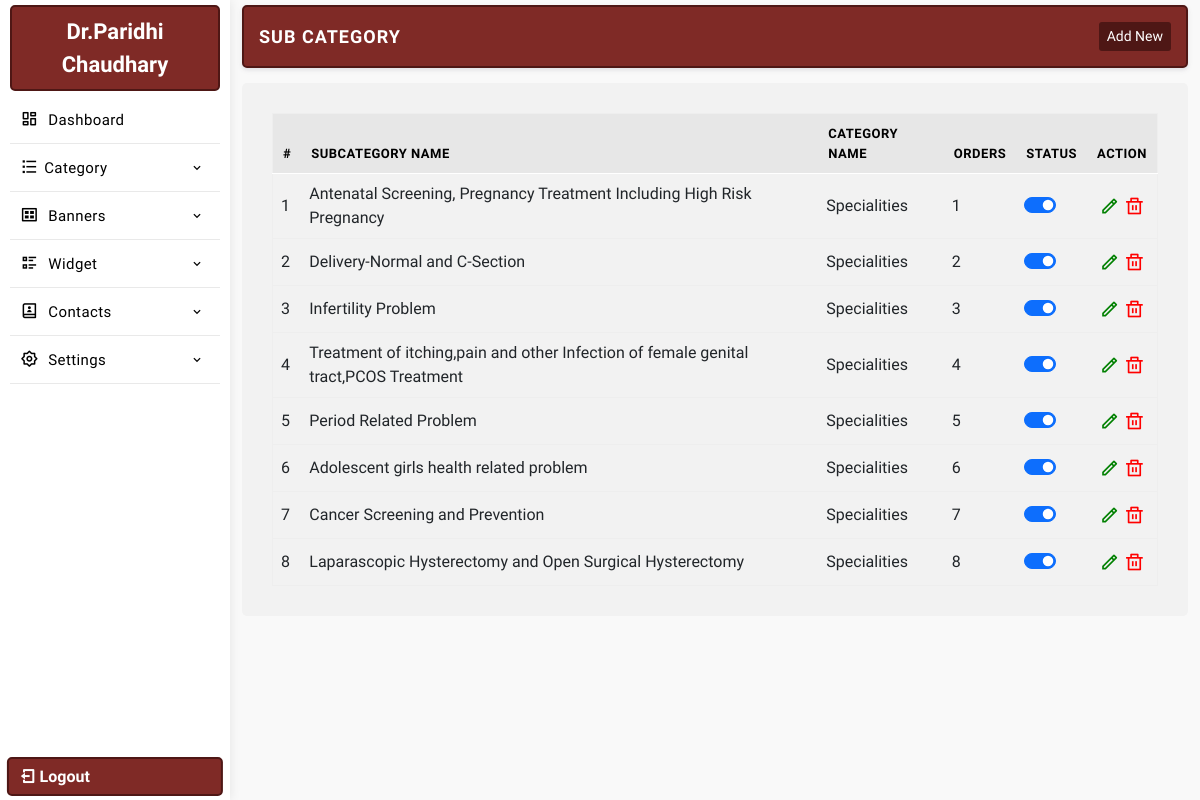
The page /manager/sub-category.php (signed in) on the database its author committed.
### tables this page shows
CREATE TABLE `settings` (
  `id` int(11) NOT NULL,
  `web_name` varchar(255) DEFAULT NULL,
  `email_id` varchar(255) DEFAULT NULL,
  `alternate_email_id` varchar(255) DEFAULT NULL,
  `contact_no` varchar(255) DEFAULT NULL,
  `alternate_no` varchar(255) DEFAULT NULL,
  `whatsapp_no` varchar(255) DEFAULT NULL,
  `reception_time` varchar(255) DEFAULT NULL,
  `address` text DEFAULT NULL,
  `youtubelink` varchar(255) DEFAULT NULL,
  `map_iframe` longtext DEFAULT NULL,
  `facebook` varchar(255) DEFAULT NULL,
  `youtube` varchar(255) DEFAULT NULL,
  `instagram` varchar(255) DEFAULT NULL,
  `twitter` varchar(255) DEFAULT NULL,
  `linkedin` varchar(255) DEFAULT NULL,
  `logo` varchar(255) DEFAULT NULL,
  `meta_title` varchar(255) DEFAULT NULL,
  `meta_keywords` varchar(255) DEFAULT NULL,
  `meta_desc` text DEFAULT NULL,
  `smart_classroom_desc` text DEFAULT NULL,
  `smart_classroom_text` varchar(255) DEFAULT NULL,
  `brochure_file` varchar(500) DEFAULT NULL,
  `footerdesc` text DEFAULT NULL,
  `googletag` text DEFAULT NULL,
  `headercenterline` varchar(255) DEFAULT NULL,
  `no_of_experience` varchar(255) DEFAULT NULL,
  `surgeries` varchar(255) DEFAULT NULL,
  `no_of_patients` varchar(255) DEFAULT NULL,
  `satisfied_patients` varchar(255) DEFAULT NULL,
  `working_days` varchar(255) DEFAULT NULL,
  `closed_days` varchar(255) DEFAULT NULL
);

CREATE TABLE `sub_cat` (
  `id` int(11) NOT NULL,
  `cat_id` varchar(255) NOT NULL,
  `sc_name` varchar(255) NOT NULL,
  `sc_url` varchar(255) NOT NULL,
  `sc_desc` longtext NOT NULL,
  `sdesc` text NOT NULL,
  `features` text NOT NULL,
  `featured_img` varchar(255) NOT NULL,
  `featured_img1` varchar(255) NOT NULL,
  `icon_img` varchar(255) NOT NULL DEFAULT '',
  `meta_title` varchar(255) NOT NULL,
  `meta_keywords` varchar(255) NOT NULL,
  `meta_desc` text NOT NULL,
  `status` int(11) NOT NULL,
  `order` int(11) NOT NULL
);

CREATE TABLE `category` (
  `id` int(11) NOT NULL,
  `c_name` varchar(255) NOT NULL,
  `c_type` varchar(255) NOT NULL,
  `c_url` varchar(255) NOT NULL,
  `c_desc` text NOT NULL,
  `sdesc` text NOT NULL,
  `featured_img` varchar(255) NOT NULL,
  `meta_title` varchar(255) NOT NULL,
  `meta_keywords` varchar(255) NOT NULL,
  `meta_desc` text NOT NULL,
  `card_heading` text DEFAULT NULL,
  `card_data` longtext DEFAULT NULL,
  `section_heading` text DEFAULT NULL,
  `iframe` text DEFAULT NULL,
  `status` int(11) NOT NULL DEFAULT 1,
  `order` int(11) NOT NULL
);

### manager/database/db.php (called while the page is built, shortened)
<?php session_start();
$con = mysqli_connect( DB_HOST, DB_USER, DB_PASSWORD, DB_NAME);
$sqlsetting = mysqli_query($con,"SELECT * FROM `settings`");
$rwlinks = mysqli_fetch_array($sqlsetting);
$websitename = $rwlinks['web_name'];
?>

### manager/sub-category.php (the view, shortened to what this page needs)
<?php require_once 'database/db.php';
	include 'include/header.php';
	include 'include/sidebar.php';
 ?>
<section class="main-dashboard">
<div class="container-fluid">
<div class="row">
<div class="col-md-12 ">
	<div class="page-title">
		<div class="title">
			<h3>Sub Category</h3>
		</div>
		<div class="createbtn">
			<a href="createsub-category.php"> Add New</a>
		</div>
	</div>
</div>
<div class="col-md-12">
	<div class="page-content">
		<table class="table table-hover" id="myTable">
			<thead>
				<tr>
					<th>#</th>
					<th>Subcategory Name</th>
					<th>Category Name</th>
					<th>Orders</th>
					 <th>Status</th>
					<th class="">Action</th>
				</tr>
			</thead>
			<tbody>
			<?php $sqlsubcat  = mysqli_query($con, "SELECT * FROM sub_cat ORDER BY cat_id ASC, `order`");
			if(mysqli_num_rows($sqlsubcat)){
			$serial = 1;
			while($rwsubcat = mysqli_fetch_assoc($sqlsubcat)){
			$scid = $rwsubcat['id'];
			$catid = $rwsubcat['cat_id'];
			$sqlcat = mysqli_query($con, "SELECT * FROM category WHERE id = '$catid' ORDER BY `order` ASC");
			$rwcat = mysqli_fetch_array($sqlcat);
			?>
				<tr id='remove<?php echo $scid; ?>'>
					<td><?php echo $serial; ?></td>
					<td><?php echo $rwsubcat['sc_name']; ?></td>
					<td><?=$rwcat['c_name'];?></td>
					<td><?php echo $rwsubcat['order']; ?></td>
					<td>
						<div class="form-check form-switch">
							<?php $checked = $rwsubcat['status']==1 ? "checked" : ""; ?>
						  <input class="form-check-input" type="checkbox" data-table="sub_cat" ide="<?=$scid;?>" <?=$checked;?>>
						</div>
					</td>
					<td class="text-center">
						<a href="updatesub-category.php?id=<?=$scid; ?>" class="editbtn ri-pencil-line" ></a>
						<a href="javascript:"  ide="<?=$scid; ?>" class='delbtn ri-delete-bin-line' ></a>
					</td>
				</tr>
				<?php $serial++; }} ?>
			</tbody>
		</table>
	</div>
</div>
</div>
</div>
</section>
<?php
	include "include/footer.php";
?>

### manager/include/sidebar.php (shortened to what this page needs)
<aside class="sidebar-menu-dashboard">
<div class="logo-n-toggle">
	<a href="dashboard.php"><?=$websitename;?></a>
</div>
<nav class="menu">
<ul class="aside-menu">
<li class="menu-item ">
	<a href="dashboard.php" class="menu-link">
	<span class="link-text"><i class="ri-dashboard-line"></i> Dashboard</span>
	</a>
</li>
<li class="menu-item has-submenu">
	<a href="javascript:" class="menu-link" id="parent-menu">
	<span class="link-text"><i class="ri-list-check"></i>Category</span>
	<i class='bx bx-chevron-down'></i>
	</a>
</li>
<li class="menu-item has-submenu">
<a href="javascript:" class="menu-link orders" id="parent-menu">
<span class="link-text"><i class="ri-gallery-view"></i> Banners</span>
<i class='bx bx-chevron-down'></i>
</a>
</li>
<li class="menu-item has-submenu">
<a href="javascript:" class="menu-link" id="parent-menu">
<div>
<span class="link-text"><i class="ri-list-check-2"></i> Widget</span>
</div>
<i class='bx bx-chevron-down'></i>
</a>
</li>
<li class="menu-item has-submenu">
<a href="javascript:" class="menu-link orders" id="parent-menu">
<div>
<span class="link-text"><i class="ri-contacts-book-2-line"></i> Contacts</span>
</div>
<i class='bx bx-chevron-down'></i>
</a>
</li>
<li class="menu-item has-submenu">
<a href="javascript:" class="menu-link orders" id="parent-menu">
<div>
<span class="link-text"><i class="ri-settings-2-line"></i> Settings</span>
</div>
<i class='bx bx-chevron-down'></i>
</a>
</li>
</ul>
</nav>
<a href="logout.php" class="logout-fixed"><i class="ri-logout-box-line"></i> Logout</a>
</aside>

### manager/css/style.css (style rules this page uses)
* { margin: 0; padding: 0; box-sizing: border-box; font-family: "Public Sans", sans-serif; }
:root { --text1-color: #a7a7a7; --primary-color: #7F2A26; --secondary-color: #4e1715; }
table { margin: 0 !important;border: 1px solid #eee !important; }
table thead { background: #e7e7e7;border-bottom: 1px solid #fff;color: #fff; }
table thead tr th { font-weight: 600 !important;font-size: 13px;border-bottom: 0 !important;padding: 10px !important;color: #000;text-transform: uppercase;letter-spacing: .5px; }
tr td { vertical-align: middle; }
p,h1,h2,h3,h4,h5,h6 { margin: 0; }
a { text-decoration: none; color: #000; }
ul { list-style: none; padding: 0; margin: 0; }
.addimage, .editbtn,.delbtn { font-size: 20px; }
.editbtn { color: green; }
.delbtn { color: red; }
aside { width: 230px; height: 100vh; transition: all .4s linear; float: left; box-shadow: 1px 0 10px rgb(0 0 0 / 8%); position: relative; padding: 5px 10px; }
.logo-n-toggle { display: flex; justify-content: center; align-items: center; padding: 8px 10px; border: 2px solid var(--secondary-color); border-radius: 5px; background: var(--primary-color); }
.logo-n-toggle a { display: block; transition: display .4s linear; color: #fff; text-align: center; font-weight: 800; font-size: 22px; }
.logo-n-toggle a:before, .logo-n-toggle a:after { width: 12px; height: 12px; display: inline-block; border: 4px solid var(--primary-color); border-radius: 50%; margin: 0 5px; }
.logout-fixed { position: absolute; bottom: 4px; left: 50%; padding: 5px 10px; width: 94%; color: #fff; margin: auto; transform: translateX(-50%); border-radius: 5px; border: 2px solid var(--secondary-color); font-weight: 600; background: var(--primary-color); transition: .3s linear; }
.page-title { padding: 15px; border-radius: 5px; border: 2px solid var(--secondary-color); display: flex; align-items: center; justify-content: space-between; margin-bottom: 15px; box-shadow: 0 .125rem .25rem rgba(165,163,174,.3); background: #fff; background: var(--primary-color); }
.page-title .title h3 { font-size: 18px; color: #fff; text-transform: uppercase; font-weight: 700; letter-spacing: 1px; }
.page-title .createbtn { display: flex; align-items: center; gap: 10px; }
.page-title .createbtn a { font-size: 14px; display: flex; align-items: center; justify-content: center; border-radius: 3px; padding: 4px 8px; font-weight: 500; background: var(--secondary-color); color: #fff; transition: .3s ease; }
.page-content { background: #fff;padding: 30px;border-radius: 5px;background: #f2f2f2; }
aside .menu { height: 88%; overflow: auto; padding: 5px 0; }
.aside-menu .menu-item { transition: all .2s linear; position: relative; }
.aside-menu .menu-item > .menu-link { text-decoration: none; display: block; padding: 10px 10px; display: flex; justify-content: space-between; align-items: center; white-space: nowrap; border-bottom: 1px solid #e9e9e9; }
.aside-menu .menu-item > .menu-link i { color: #000; font-size: 18px; margin-right: 5px; display: inline-block; }
.aside-menu .menu-item > .menu-link .bx-chevron-down, .aside-menu .menu-item > .menu-link .link-text { transition: all .2s linear; color: #000; font-size: 15px; letter-spacing: 0.4px; font-weight: 400; }
.aside-menu .menu-item > .menu-link span::after { content: ""; font-family: FontAwesome; }
section.main-dashboard { float: left; width: calc(100% - 230px); transition: all .4s linear; overflow: auto; height: 100vh; padding: 5px 0; background: #f9f9f9; }

### rows shown on the page
settings: web_name "Dr.Paridhi Chaudhary"
sub_cat: sc_name "Antenatal Screening, Pregnancy Treatment Including High Risk Pregnancy", category.c_name "Specialities", order "1"
sub_cat: sc_name "Delivery-Normal and C-Section", category.c_name "Specialities", order "2"
sub_cat: sc_name "Infertility Problem", category.c_name "Specialities", order "3"
sub_cat: sc_name "Treatment of itching,pain and other Infection of female genital tract,PCOS Treatment", category.c_name "Specialities", order "4"
sub_cat: sc_name "Period Related Problem", category.c_name "Specialities", order "5"
sub_cat: sc_name "Adolescent girls health related problem", category.c_name "Specialities", order "6"
sub_cat: sc_name "Cancer Screening and Prevention", category.c_name "Specialities", order "7"
sub_cat: sc_name "Laparascopic Hysterectomy and Open Surgical Hysterectomy", category.c_name "Specialities", order "8"
